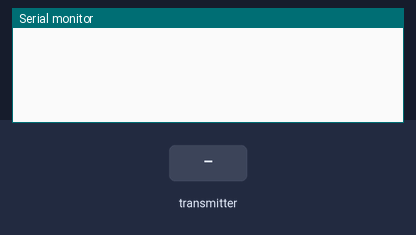
Bench run of a sketch on a simulated Arduino Mega 2560, built with avr-gcc and run on an emulated ATmega2560. On the bench: the last lines printed to the serial monitor. Inputs (shaded band) come from the test bench. No radio packets arrive unless stated. At 12.0 s the program stops and its outputs stay as they are.

Above: at 1.8 s.
1.9 s: the transmitter starts sending Dul.0 = 25
At 4.6 s:
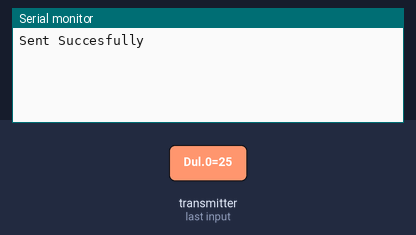
At 10.1 s:
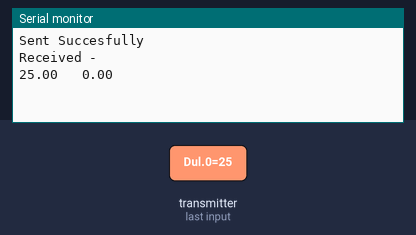

The sketch:

RFHILMK-I.ino
```cpp
#include <SPI.h>
#include "RF24.h"


RF24 radio(44,45);


byte addresses[][6] = {"1Node","2Node"};

  float Dul[2];
  float Cen[2];
  float DulGPSlat;
  float DulGPSlon;

  float cenlat= 5.0505, cenlon= 5.0505;


void setup() {
  // put your setup code here, to run once:
Serial.begin(9600);

Cen[0]=cenlat;
Cen[1]=cenlon;


 radio.begin();
 radio.setPALevel(RF24_PA_LOW);
  radio.setChannel(124);
 radio.openReadingPipe(1,addresses[1]);
 radio.openWritingPipe(addresses[0]);
  radio.startListening();


}

void loop() {
  // Receive Dul
      Dul[0]=0.00;
      char ch= 'c';
while(Dul[0]==0.00)
{
    if(radio.available())
   {
    radio.read(&Dul, sizeof(float[2]));
   }


    delay(1000);

}
radio.stopListening();
   radio.write(&ch, sizeof(char));
radio.stopListening();


    // Transmit Centre


unsigned long tm;
tm= millis();
while(millis()-tm < 1000)
{

    radio.stopListening();

   radio.write(&Cen, sizeof(float[2]));


}  Serial.println("Sent Succesfully");


delay(5000);
 Serial.println("Received - ");
   Serial.print(Dul[0]);
   Serial.print("   ");
   Serial.println(Dul[1]);


}
```

Measured:
- after the input at 1.9 s, the serial monitor: prints a new line after 2.1 s (image 1)
